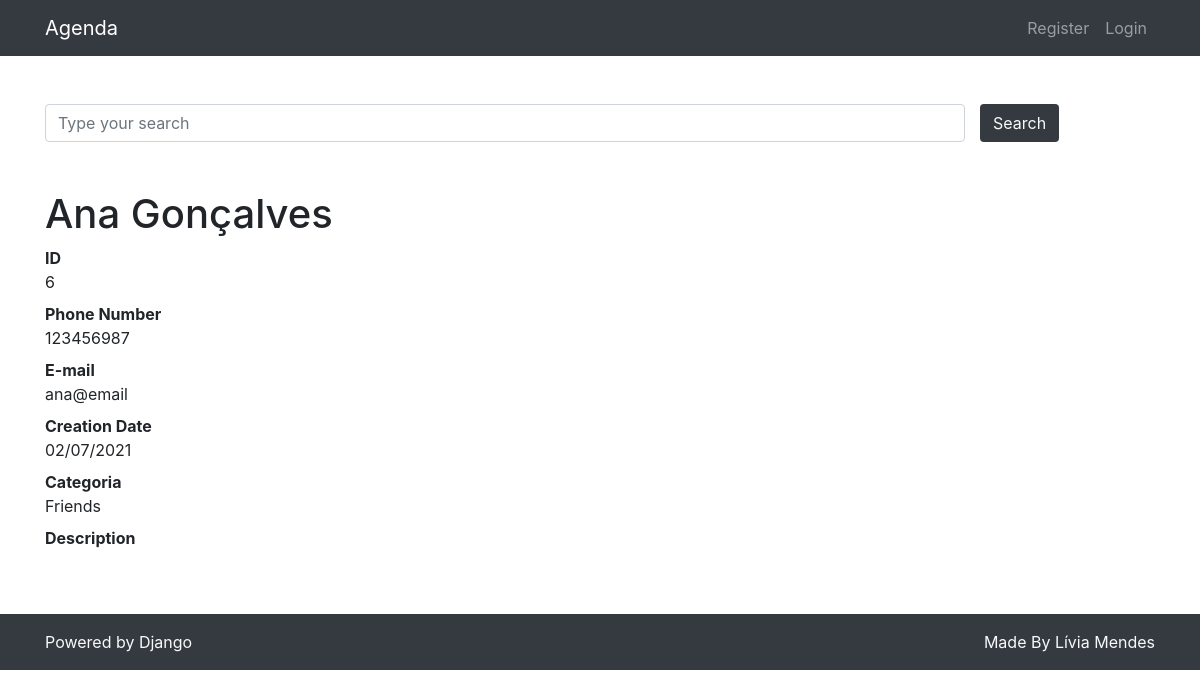
Page /6 on the committed database.
### contacts/models.py (models this page shows, shortened)
class Contact(models.Model):
    name = models.CharField(max_length=255)
    last_name = models.CharField(max_length=255, blank=True)
    phone = models.CharField(max_length=255)
    email = models.CharField(max_length=255, blank=True)
    creation_date = models.DateTimeField(default=timezone.now)
    description = models.TextField(blank=True)
    categoria = models.ForeignKey(Categoria, on_delete=models.DO_NOTHING)
    show = models.BooleanField(default=True)
    picture = models.ImageField(blank=True, upload_to='pictures/%Y/%m/')

class Categoria(models.Model):
    name = models.CharField(max_length=255)
    def __str__(self):
        return self.name

### contacts/views.py (the view)
# urls.py: path('<int:contact_id>', views.show_contact, name='show_contact'),
def show_contact(request, contact_id):
    contact = get_object_or_404(Contact, id=contact_id)
    if not contact.show:
        raise Http404()
    return render(request, 'contacts/show_contact.html', {
        'contact': contact
    })

### contacts/templates/contacts/show_contact.html (shortened to what this page needs)
{% extends 'base.html'%}
{%block content%}
<h1 class="mt-5">{{ contact.name }} {{ contact.last_name }}</h1>
<dl>
    <dt>ID</dt>
    <dd>{{ contact.id }}</dd>
    <dt>Phone Number</dt>
    <dd>{{ contact.phone }}</dd>
    <dt>E-mail</dt>
    <dd>{{ contact.email }}</dd>
    <dt>Creation Date</dt>
    <dd>{{ contact.creation_date|date:'d/m/Y' }}</dd>
    <dt>Categoria</dt>
    <dd>{{ contact.categoria }}</dd>
    <dt>Description</dt>
</dl>
{% endblock %}

### rows in the picture
Contact: name "Ana", last_name "Gonçalves", id "6", phone "123456987", email "ana@email", creation_date "02/07/2021", categoria "Friends"
